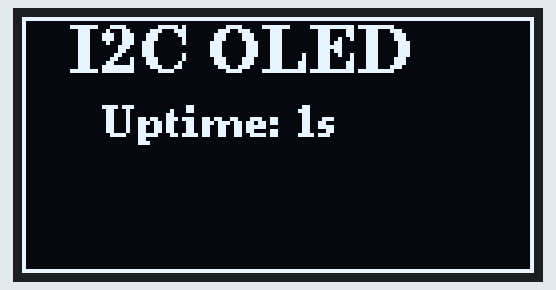
This sketch was run on a simulated Raspberry Pi Pico. On the bench: 128×64 one-colour display. What the sketch prints to the serial monitor is not drawn.

Above: at 1.1 s.
At 4.1 s:
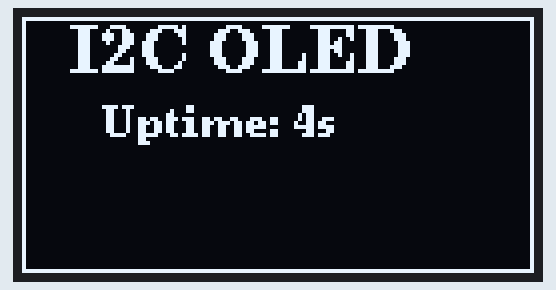
At 9.1 s:
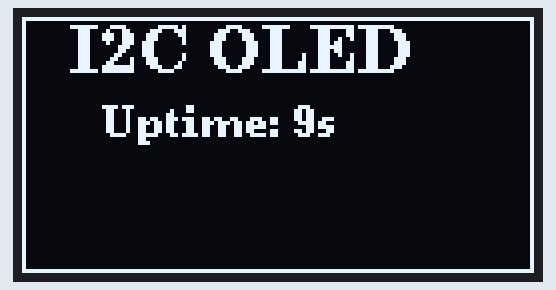
At 18.2 s:
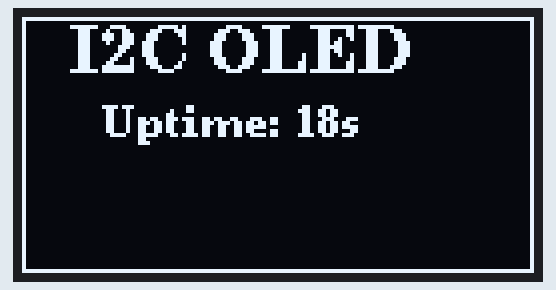
At 27.1 s:
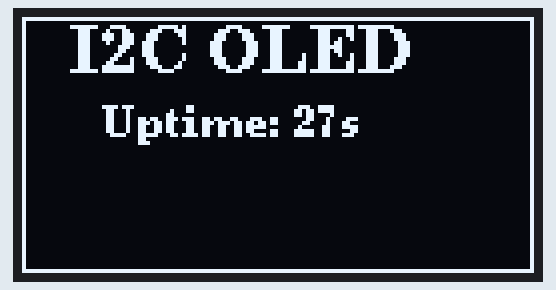
At 38.2 s:
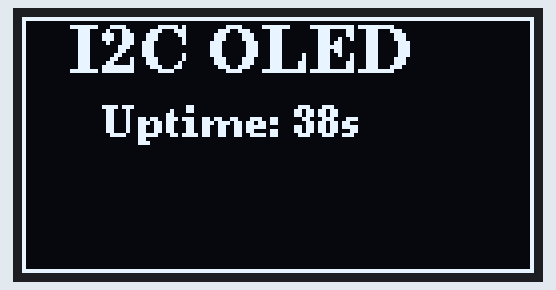

Measured:
- what the display in image 0 shows lasts 1.0 s, from 1.1 s to 2.1 s

The sketch:

OLED_I2C_Test_C3.ino
```cpp
/*
  I2C OLED Test (SSD1306/SH1106) for LOLIN C3 Pico

  Wiring recommendation:
  OLED     Lolin C3 Pico
  -----    -------------
  GND  ->  GND  (e.g. Right side, 2nd from bottom)
  VCC  ->  3.3V (e.g. Right side, bottom pin)
  SCL  ->  7    (Right side, 4th from bottom)
  SDA  ->  6    (Right side, 3rd from bottom)

*/

#include <Arduino.h>
#include <U8g2lib.h>
#include <Wire.h>

// Initialize U8g2 for SSD1306 128x64 display over Software I2C.
// We use software I2C (SW_I2C) so we can cleanly map SCL and SDA to pins 7
// and 6. Parameters: rotation, clock (SCL), data (SDA), reset (NONE)
U8G2_SSD1306_128X64_NONAME_F_SW_I2C u8g2(U8G2_R0, /* clock=*/7, /* data=*/6,
                                         /* reset=*/U8X8_PIN_NONE);

// Note: If the text is shifted horizontally by a couple of pixels and wraps
// around to the other side, your display might actually use the SH1106
// controller instead of the SSD1306. If that happens, comment out the line
// above and uncomment the line below: U8G2_SH1106_128X64_NONAME_F_SW_I2C
// u8g2(U8G2_R0, /* clock=*/ 7, /* data=*/ 6, /* reset=*/ U8X8_PIN_NONE);

void setup() {
  Serial.begin(115200);
  delay(1000);
  Serial.println("Starting I2C OLED test...");

  u8g2.begin();
}

void loop() {
  u8g2.clearBuffer();

  // Draw a border
  u8g2.drawFrame(0, 0, 128, 64);

  // Draw Title
  u8g2.setFont(u8g2_font_ncenB12_tr);
  u8g2.drawStr(12, 14, "I2C OLED");

  // Draw Uptime text
  u8g2.setFont(u8g2_font_ncenB08_tr);
  u8g2.setCursor(20, 30);
  u8g2.print("Uptime: ");
  u8g2.print(millis() / 1000);
  u8g2.print("s");

  u8g2.sendBuffer();

  delay(100);
}
```
